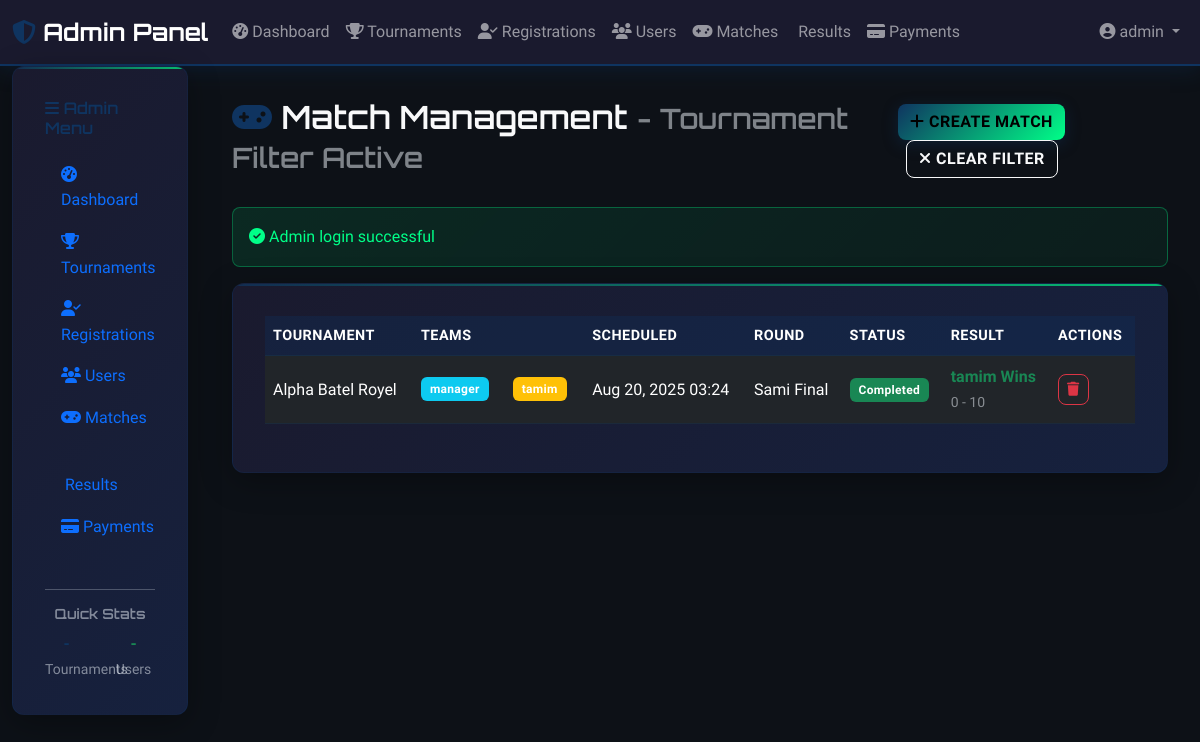
The app's page /admin/matches.php?tournament_id=1 (signed in) with its own data.
### tables this page shows
CREATE TABLE matches (
                    id INTEGER PRIMARY KEY AUTOINCREMENT,
                    tournament_id INTEGER NOT NULL,
                    team1_id INTEGER NOT NULL,
                    team2_id INTEGER NOT NULL,
                    team1_name VARCHAR(100),
                    team2_name VARCHAR(100),
                    status VARCHAR(20) DEFAULT 'scheduled',
                    score1 INTEGER,
                    score2 INTEGER,
                    winner_id INTEGER,
                    scheduled_at DATETIME,
                    started_at DATETIME,
                    completed_at DATETIME,
                    created_at DATETIME DEFAULT CURRENT_TIMESTAMP, scheduled_date DATETIME, updated_at TIMESTAMP DEFAULT CURRENT_TIMESTAMP, round VARCHAR(50), notes TEXT,
                    FOREIGN KEY (tournament_id) REFERENCES tournaments(id) ON DELETE CASCADE,
                    FOREIGN KEY (team1_id) REFERENCES users(id),
                    FOREIGN KEY (team2_id) REFERENCES users(id),
                    FOREIGN KEY (winner_id) REFERENCES users(id)
                );

CREATE TABLE tournaments (
                    id INTEGER PRIMARY KEY AUTOINCREMENT,
                    name VARCHAR(200) NOT NULL,
                    description TEXT,
                    game_type VARCHAR(100) NOT NULL,
                    max_teams INTEGER NOT NULL,
                    entry_fee DECIMAL(10,2) DEFAULT 0,
                    prize_pool DECIMAL(10,2) DEFAULT 0,
                    start_date DATETIME,
                    end_date DATETIME,
                    status VARCHAR(20) DEFAULT 'upcoming',
                    thumbnail VARCHAR(255),
                    created_at DATETIME DEFAULT CURRENT_TIMESTAMP,
                    updated_at DATETIME DEFAULT CURRENT_TIMESTAMP
                , winner_id INTEGER, runner_up_id INTEGER, third_place_id INTEGER, winner_prize DECIMAL(10,2) DEFAULT 0.00, runner_up_prize DECIMAL(10,2) DEFAULT 0.00, third_place_prize DECIMAL(10,2) DEFAULT 0.00);

### includes/functions.php (called while the page is built, shortened)
<?php
function getFlashMessage() {
    if (isset($_SESSION['flash_message'])) {
        $message = $_SESSION['flash_message'];
        $type = $_SESSION['flash_type'] ?? 'info';
        return ['message' => $message, 'type' => $type];
    }
    return null;
}
function formatDate($date, $format = 'M d, Y H:i') {
    return date($format, strtotime($date));
}
?>

### admin/matches.php (the view, shortened to what this page needs)
<?php
require_once '../config/config.php';
$action = $_GET['action'] ?? 'list';
$tournamentId = $_GET['tournament_id'] ?? null;
$success = '';
if ($action === 'list') {
    $whereClause = '';
    $params = [];
    if ($tournamentId) {
        $whereClause = 'WHERE m.tournament_id = ?';
        $params[] = $tournamentId;
    }
    $stmt = $pdo->prepare("
        SELECT m.*, t.name as tournament_name,
               u1.username as team1_name, u2.username as team2_name,
               uw.username as winner_name
        FROM matches m
        JOIN tournaments t ON m.tournament_id = t.id
        JOIN users u1 ON m.team1_id = u1.id
        JOIN users u2 ON m.team2_id = u2.id
        LEFT JOIN users uw ON m.winner_id = uw.id
        $whereClause
        ORDER BY m.scheduled_date DESC, m.created_at DESC
    ");
    $stmt->execute($params);
    $matches = $stmt->fetchAll();
}
$flash = getFlashMessage();
if ($flash) {
    if ($flash['type'] === 'success') $success = $flash['message'];
    else $error = $flash['message'];
}
?>
<!DOCTYPE html>
<html lang="en">
<head>
    <link href="https://cdn.jsdelivr.net/npm/bootstrap@5.3.0/dist/css/bootstrap.min.css" rel="stylesheet">
    <link rel="stylesheet" href="https://cdnjs.cloudflare.com/ajax/libs/font-awesome/6.4.0/css/all.min.css">
    <link rel="stylesheet" href="../assets/css/style.css">
</head>
<body>
    <?php include '../includes/navbar.php'; ?>
    <div class="container-fluid">
        <div class="row">
            <?php include '../includes/sidebar.php'; ?>
            <div class="col-lg-10 main-content">
                <div class="d-flex justify-content-between align-items-center mb-4">
                    <h2 class="text-light">
                        <i class="fas fa-gamepad text-accent"></i> Match Management
                        <?php if ($tournamentId): ?>
                            <small class="text-light-50">- Tournament Filter Active</small>
                        <?php endif; ?>
                    </h2>
                    <div>
                        <?php if ($action === 'list'): ?>
                            <a href="?action=create<?= $tournamentId ? '&tournament_id=' . $tournamentId : '' ?>" class="btn btn-accent">
                                <i class="fas fa-plus"></i> Create Match
                            </a>
                            <?php if ($tournamentId): ?>
                                <a href="?" class="btn btn-outline-light ms-2">
                                    <i class="fas fa-times"></i> Clear Filter
                                </a>
                            <?php endif; ?>
                        <?php else: ?>
                            <a href="?<?= $tournamentId ? 'tournament_id=' . $tournamentId : '' ?>" class="btn btn-outline-light">
                                <i class="fas fa-arrow-left"></i> Back to List
                            </a>
                        <?php endif; ?>
                    </div>
                </div>
                <?php if ($success): ?>
                    <div class="alert alert-success">
                        <i class="fas fa-check-circle"></i> <?= htmlspecialchars($success) ?>
                    </div>
                <?php endif; ?>
                <?php if ($action === 'list'): ?>
                    <div class="gaming-card">
                        <?php if (empty($matches)): ?>
                            <div class="text-center text-light-50 py-5">
                                <i class="fas fa-gamepad fa-4x mb-3"></i>
                                <h4>No Matches Found</h4>
                                <p>Create your first match to get started</p>
                                <a href="?action=create<?= $tournamentId ? '&tournament_id=' . $tournamentId : '' ?>" class="btn btn-accent">
                                    <i class="fas fa-plus"></i> Create Match
                                </a>
                            </div>
                        <?php else: ?>
                            <div class="table-responsive">
                                <table class="table table-dark table-hover">
                                    <thead>
                                        <tr>
                                            <th>Tournament</th>
                                            <th>Teams</th>
                                            <th>Scheduled</th>
                                            <th>Round</th>
                                            <th>Status</th>
                                            <th>Result</th>
                                            <th>Actions</th>
                                        </tr>
                                    </thead>
                                    <tbody>
                                        <?php foreach ($matches as $match): ?>
                                            <tr>
                                                <td><?= htmlspecialchars($match['tournament_name']) ?></td>
                                                <td>
                                                    <div class="d-flex align-items-center">
                                                        <span class="badge bg-info me-2"><?= htmlspecialchars($match['team1_name']) ?></span>
                                                        <span class="badge bg-warning"><?= htmlspecialchars($match['team2_name']) ?></span>
                                                    </div>
                                                </td>
                                                <td><?= formatDate($match['scheduled_date']) ?></td>
                                                <td><?= htmlspecialchars($match['round']) ?></td>
                                                <td>
                                                    <span class="badge bg-<?= $match['status'] === 'completed' ? 'success' : ($match['status'] === 'live' ? 'danger' : 'info') ?>">
                                                        <?= ucfirst($match['status']) ?>
                                                    </span>
                                                </td>
                                                <td>
                                                    <?php if ($match['status'] === 'completed'): ?>
                                                        <span class="text-success fw-bold">
                                                            <?= htmlspecialchars($match['winner_name']) ?> Wins
                                                        </span>
                                                        <br><small class="text-light-50"><?= $match['score1'] ?> - <?= $match['score2'] ?></small>
                                                    <?php else: ?>
                                                        <span class="text-light-50">Pending</span>
                                                    <?php endif; ?>
                                                </td>
                                                <td>
                                                    <div class="btn-group" role="group">
                                                        <a href="?action=delete&id=<?= $match['id'] ?>"
                                                           class="btn btn-sm btn-outline-danger"
                                                           onclick="return confirm('Are you sure you want to delete this match?')">
                                                            <i class="fas fa-trash"></i>
                                                        </a>
                                                    </div>
                                                </td>
                                            </tr>
                                        <?php endforeach; ?>
                                    </tbody>
                                </table>
                            </div>
                        <?php endif; ?>
                    </div>
                <?php endif; ?>
            </div>
        </div>
    </div>
</body>
</html>

### assets/css/style.css (style rules this page uses)
:root { --primary: #1a1a2e; --secondary: #16213e; --accent: #0f3460; --success: #00ff88; --warning: #ff6b35; --background: #0d1117; --text: #f0f6fc; --text-50: rgba(240, 246, 252, 0.5); --text-75: rgba(240, 246, 252, 0.75); }
* { box-sizing: border-box; }
body { background: var(--background); color: var(--text); font-family: 'Rajdhani', 'Roboto', sans-serif; line-height: 1.6; }
h1, h2, h3, h4, h5, h6 { font-family: 'Orbitron', monospace; font-weight: 600; }
.text-accent { color: var(--accent) !important; }
.text-light-50 { color: var(--text-50) !important; }
.btn { font-family: 'Rajdhani', sans-serif; font-weight: 600; text-transform: uppercase; letter-spacing: 0.5px; border-radius: 8px; transition: all 0.3s ease; position: relative; overflow: hidden; }
.btn-accent { background: linear-gradient(135deg, var(--accent) 0%, #00ff88 100%); border: none; color: #000; box-shadow: 0 4px 15px rgba(15, 52, 96, 0.4); }
.gaming-card { background: linear-gradient(135deg, var(--primary) 0%, var(--secondary) 100%); border: 1px solid rgba(15, 52, 96, 0.3); border-radius: 12px; padding: 2rem; box-shadow: 0 8px 32px rgba(0, 0, 0, 0.3); position: relative; overflow: hidden; }
.gaming-card:before { content: ''; position: absolute; top: 0; left: 0; right: 0; height: 2px; background: linear-gradient(90deg, var(--accent), var(--success)); opacity: 0.7; }
.table-dark { background-color: transparent; }
.table-dark th { background-color: rgba(15, 52, 96, 0.3); border-color: rgba(15, 52, 96, 0.5); font-weight: 600; text-transform: uppercase; letter-spacing: 0.5px; font-size: 0.9rem; }
.table-dark td { border-color: rgba(15, 52, 96, 0.3); vertical-align: middle; }
.alert { border-radius: 8px; border: none; font-weight: 500; }
.alert-success { background: linear-gradient(135deg, rgba(0, 255, 136, 0.1), rgba(0, 255, 136, 0.05)); color: var(--success); border: 1px solid rgba(0, 255, 136, 0.3); }
.badge { font-weight: 600; letter-spacing: 0.3px; padding: 0.5em 0.75em; }
.main-content { padding: 2rem; min-height: 100vh; }
.gaming-card { animation: fadeInUp 0.6s ease; }

### records on screen
matches: tournament.name "Alpha Batel Royel", team1_name "manager", team2_name "tamim", scheduled_date "Aug 20, 2025 03:24", round "Sami Final", status "Completed", winner_name "tamim", score1 "0", score2 "10"

### other values on screen
$_SESSION['admin_username'] "admin"
$success "Admin login successful"
